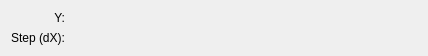
<?xml version="1.0" encoding="UTF-8"?>
<ui version="4.0">
 <class>DifferentiationConfig</class>
 <widget class="QWidget" name="DifferentiationConfig">
  <property name="geometry">
   <rect>
    <x>0</x>
    <y>0</y>
    <width>428</width>
    <height>44</height>
   </rect>
  </property>
  <property name="minimumSize">
   <size>
    <width>400</width>
    <height>0</height>
   </size>
  </property>
  <layout class="QGridLayout" name="gridLayout">
   <item row="0" column="0">
    <widget class="QLabel" name="label_3">
     <property name="sizePolicy">
      <sizepolicy hsizetype="Preferred" vsizetype="Fixed">
       <horstretch>0</horstretch>
       <verstretch>0</verstretch>
      </sizepolicy>
     </property>
     <property name="text">
      <string>Y:</string>
     </property>
     <property name="alignment">
      <set>Qt::AlignRight|Qt::AlignTrailing|Qt::AlignVCenter</set>
     </property>
     <property name="wordWrap">
      <bool>false</bool>
     </property>
    </widget>
   </item>
   <item row="0" column="1">
    <widget class="Kst::VectorSelector" name="_vector" native="true">
     <property name="sizePolicy">
      <sizepolicy hsizetype="Expanding" vsizetype="Preferred">
       <horstretch>0</horstretch>
       <verstretch>0</verstretch>
      </sizepolicy>
     </property>
    </widget>
   </item>
   <item row="1" column="0">
    <widget class="QLabel" name="label_4">
     <property name="sizePolicy">
      <sizepolicy hsizetype="Fixed" vsizetype="Fixed">
       <horstretch>0</horstretch>
       <verstretch>0</verstretch>
      </sizepolicy>
     </property>
     <property name="text">
      <string>Step (dX):</string>
     </property>
     <property name="wordWrap">
      <bool>false</bool>
     </property>
    </widget>
   </item>
   <item row="1" column="1">
    <widget class="Kst::ScalarSelector" name="_scalarStep" native="true"/>
   </item>
  </layout>
 </widget>
 <layoutdefault spacing="6" margin="11"/>
 <customwidgets>
  <customwidget>
   <class>Kst::VectorSelector</class>
   <extends>QWidget</extends>
   <header>vectorselector.h</header>
  </customwidget>
  <customwidget>
   <class>Kst::ScalarSelector</class>
   <extends>QWidget</extends>
   <header>scalarselector.h</header>
  </customwidget>
 </customwidgets>
 <resources/>
 <connections/>
</ui>
